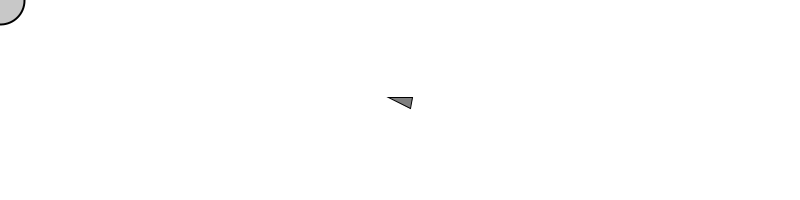
Frame 1 (no input)
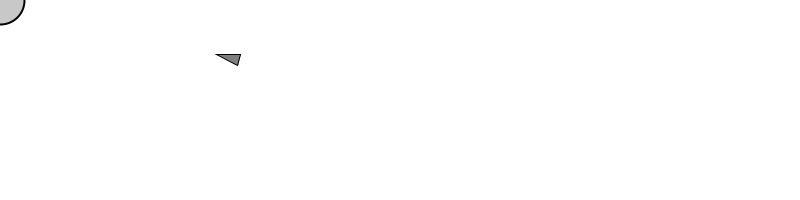
Frame 60 (the mouse pressed at the canvas centre just before this capture)
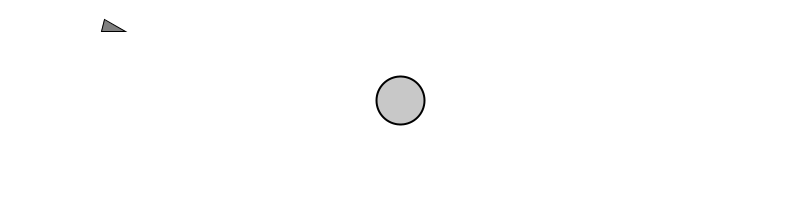
Frame 120 (the mouse held since frame 60 and released just before this capture)

The Processing sketch that drew these frames (run headless with seeded random() and noise(); from frame 60 on, the mouse is pressed at the canvas centre):

// Processing sketch: arrive
// ── arrive.pde
// Implements Craig Reynold's autonomous steering behaviors
//arrive
Vehicle v;

void setup() {
  size(800, 200);
  v = new Vehicle(width/2, height/2);
  smooth();
}

void draw() {
  background(255);
  //el target vuelve a ser el mouse...
  PVector mouse = new PVector(mouseX, mouseY);
  //y dibujamos algo para identificarlo...
  fill(200);
  stroke(0);
  strokeWeight(2);
  ellipse(mouse.x, mouse.y, 48, 48);
  //le pasamos el vector a la funcion arrive
  v.arrive(mouse);
  v.update();
  v.display();
}

// ── Vehicle.pde
class Vehicle {
  
  //los 3 vectores de siempre  
  PVector location;
  PVector velocity;
  PVector acceleration;
  float r;
  //la fuerza maxima para la steering force
  float maxforce;
  //la velocidad maxima a la que puede ir...
  float maxspeed;

  Vehicle(float x, float y) {
    //inicializamos los valores
    acceleration = new PVector(0,0);
    velocity = new PVector(0,0);
    location = new PVector(x,y);
    r = 6;
    //recordemos que jugando con esto cambia el comportamiento!
    //maxspeed es que tan rapido puede ir
    maxspeed = 5;
    //maxforce es el limite que le aplicamos a la steering force.
    //a mayor limite, mas le cuesta girar
    maxforce = 0.1;
  }
  
  void update() {
    //la magia de siempre...
    velocity.add(acceleration);
    velocity.limit(maxspeed);
    location.add(velocity);
    acceleration.mult(0);
   }
  
  //esta funcion ya la recontra conocemos :)
  void applyForce(PVector force) {
    acceleration.add(force);
  }

  void arrive(PVector target) {
    //nosotros tenemos la velocidad del objeto, pero para calcular la steering force, necesitamos
    //la velocidad deseada. Esta la obtenemos con un sub entre el target y la posicion del objeto...
    PVector desired = PVector.sub(target,location);
    //guardamos en la variable d la magnitud del vector
    float d = desired.mag();
    //normalizamos la fuerza...
    desired.normalize();
    //si la magnitud (la distancia entre el target y el objeto) es menor a X valor, 100 en este caso,
    //mapeamos la velocidad maxima
    if (d < 100) {
      //creamos una variable m, y mapeamos d:
      //a medida que d se acerca a 0, maxspeed se acerca a 0...
      float m = map(d,0,100,0,maxspeed);
      //y si eso lo aplicamos a la velocidad deseada se va a ir deteniendo! :)
      desired.mult(m);
    } else {
        //si d es mayor a 100, todavia no esta cerca de llegar...por lo pronto, se sigue
       //dirigiendo al target en max speed... 
        desired.mult(maxspeed);
    }
    //obtenemos la steering force
    PVector steer = PVector.sub(desired,velocity);
    //la limitamos
    steer.limit(maxforce);
    //y la aplicamos :)
    applyForce(steer);
  }
  
  void display() {
    float theta = velocity.heading2D() + PI/2;
    fill(127);
    stroke(0);
    strokeWeight(1);
    pushMatrix();
    translate(location.x,location.y);
    rotate(theta);
    beginShape();
    vertex(0, -r*2);
    vertex(-r, r*2);
    vertex(r, r*2);
    endShape(CLOSE);
    popMatrix();
  }
}
